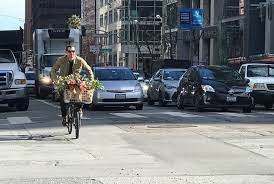
#> input picture download.jpeg, 274 x 184 px, found by its file name
$ jupyter execute --allow-errors OBJECT_DETECTION_USING_YOLO.ipynb
#> lines starting #> are read from the running program, lines starting #| are printed output that depends on the picture
<a href="https://colab.research.google.com/github/singhania0601/OBJECT-DETECTION/blob/main/OBJECT_DETECTION_USING_YOLO.ipynb" target="_parent"></a>

[cell 1]
import cv2
import matplotlib.pyplot as plt
import numpy as np

#> (a cell that did not finish here is left out)

[cell 3]
classes = []
with open ("/content/coco.names") as f:
#> (reads coco.names from the repository)
  classes = f.read().splitlines(True)

[cell 4]
len(classes)

[cell 5]
img = cv2.imread("/content/download.jpeg")
#> img is the input picture: shape (184, 274, 3); mean B, G, R 123.2, 120.1, 115

[cell 6]
blob = cv2.dnn.blobFromImage(img,1/255,(320,320),(0,0,0),swapRB = True,crop = False)

[cell 7]
blob

[cell 8]
i = blob[0].reshape(320,320,3)
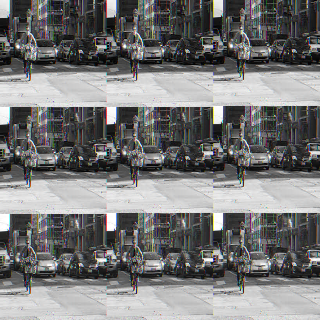
#> i: shape (320, 320, 3) float32; mean of channels 0, 1, 2 0.468, 0.468, 0.468; drawn as B, G, R
plt.imshow(i)

#> (a cell that did not finish here is left out)

[cell 10]
img.shape
#> Out = (184, 274, 3)
